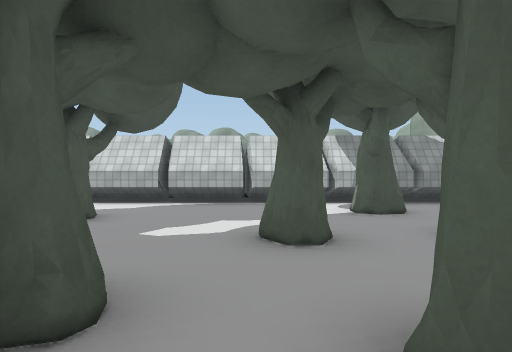
[1] (above)

21 first-person views from a walk through a Unity game level. The camera is 1.4 m above the floor, looks level and sees 75° across. The floor is counted in squares, 2 m on a side. Each view is taken from the middle of a square. On the plan, view 1 faces up. The plan holds only what a view shows up to about 10 squares ahead; the rest is blank. The place goes on beyond the plan. Some surface patterns are stand-ins.

[2]
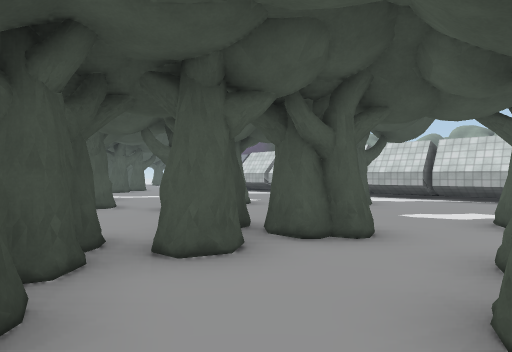

[3]
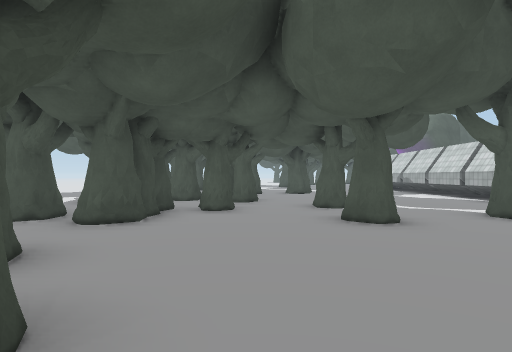

[4]
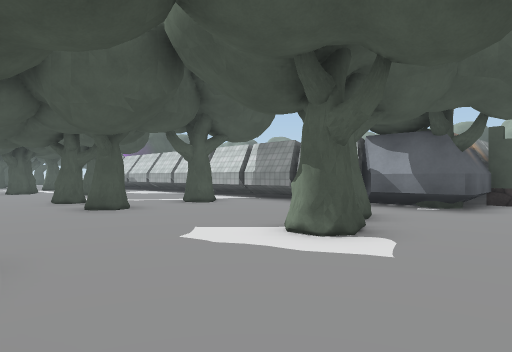

[5]
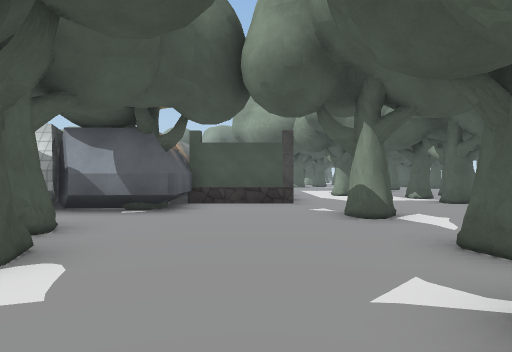

[6]
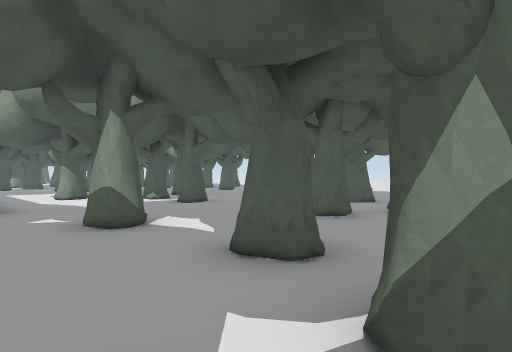

[7]
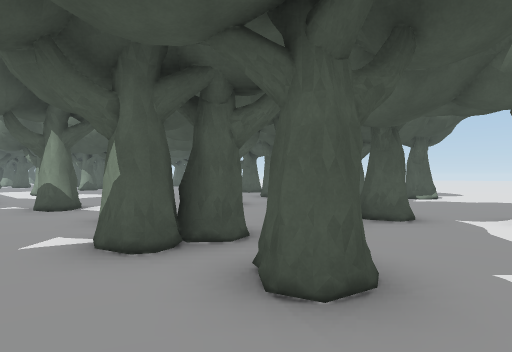

[8]
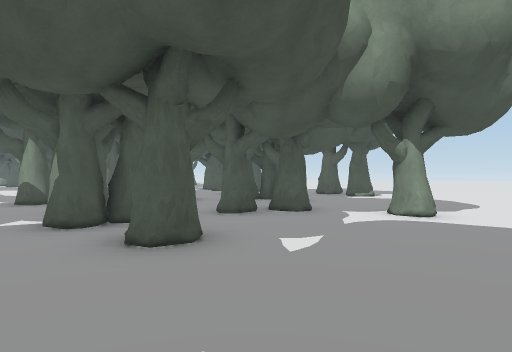

[9]
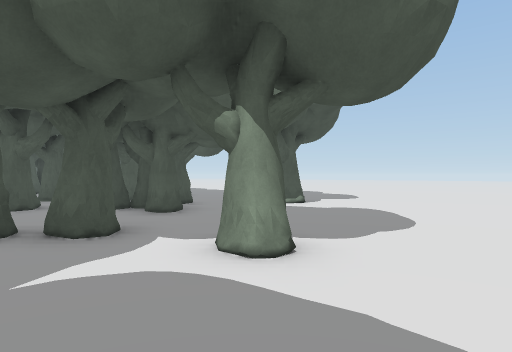

[10]
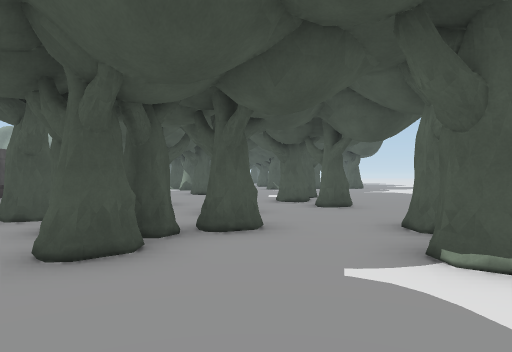

[11]
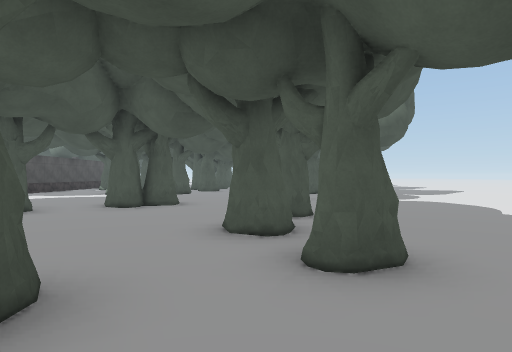

[12]
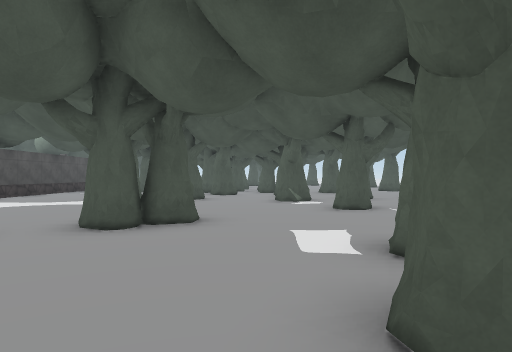

[13]
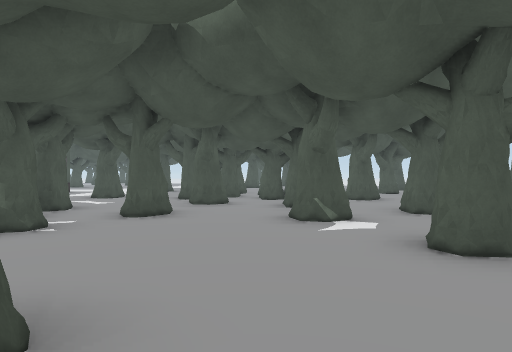

[14]
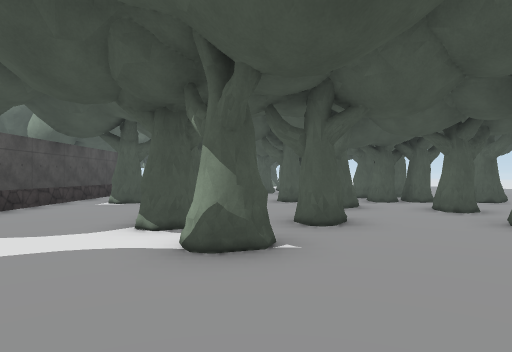

[15]
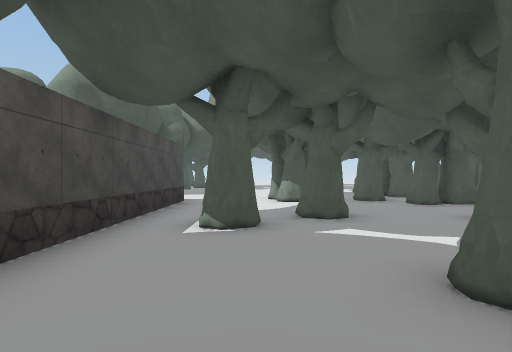

[16]
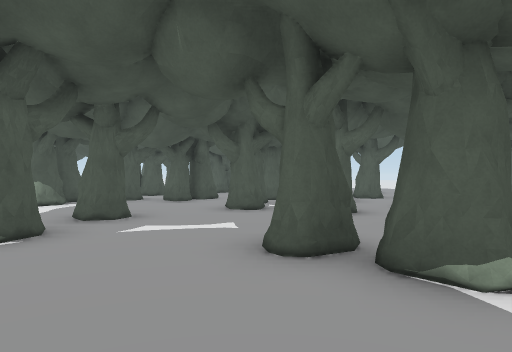

[17]
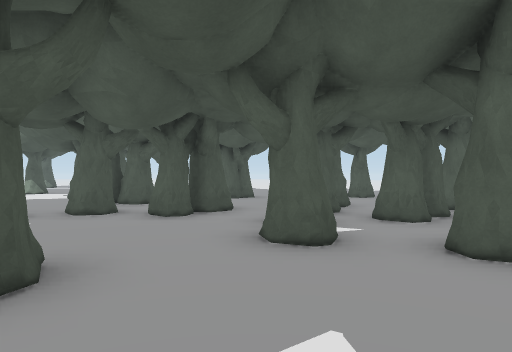

[18]
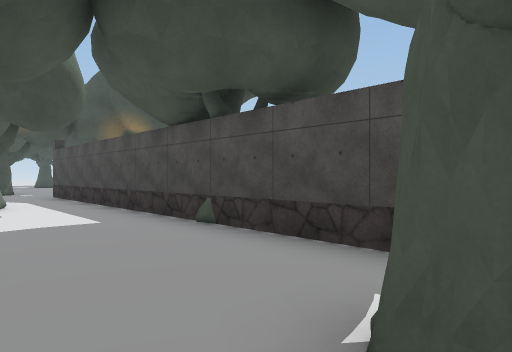

[19]
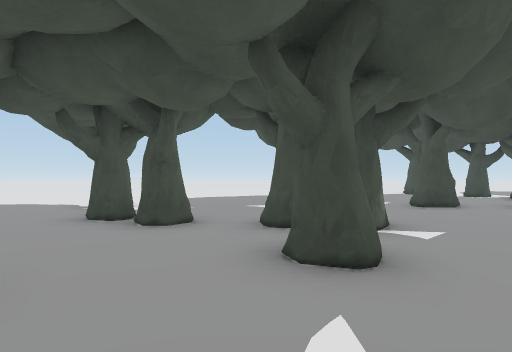

[20]
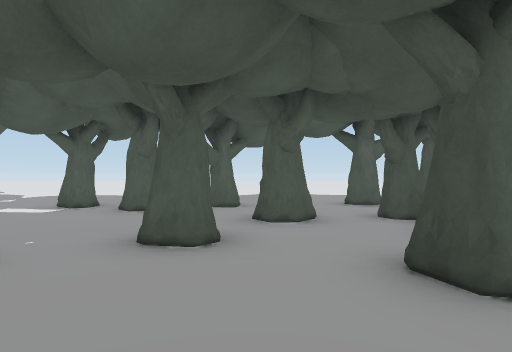

[21]
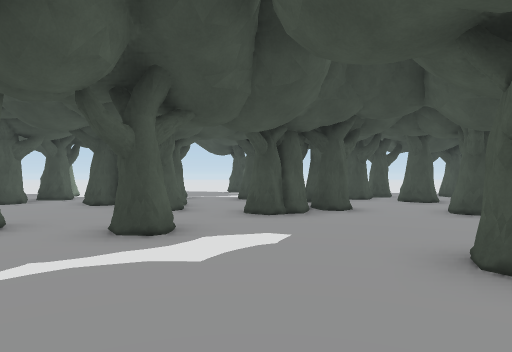

### Floor plan
Key: @ floor where view 1 was taken; # wall or solid block; x gap in a wall; . floor; / step, stairs or slope.
Columns run from 6 left of view 1 to 23 right of it. Each row starts with its distance up from view 1.
 32                       ..
 31                       ..
 30                       ..#
 29                       ..#
 28                    .##x#.
 27                  # .#..##.
 26                  #.....##.
 25                  #........##
 24                  #..#...#...
 23                  #x#...##x#x#.
 22                  #......x.....
 21                  #........#..
 20                  #...#.......
 19                  #...#.#......
 18                  #............
 17                  #....#......
 16                  #.........#.
 15                  #............
 14                  #.# ..##.....
 13                  #.. .........
 12                  #...x....#...
 11               ####...#....x...
 10               #...........#...
  9   #############........#...#..
  8   ..... ..........#......#....
  7    .....#............#...x...
  6    ..........#...........x...
  5 .. ..........#....#....###.#
  4 #........#.............##..#.
  3   ................#x##........
  2 .#../#............x..#........
  1 ....##.#.....#....#...........
  0 ....#.@###.....#......#.......
 -1 x#.##......x..................
 -2  .# ##..##.#..  ...........

Where each view was taken, in squares from view 1:
view 1: 0 up, 0 right, facing up
view 2: 2 down, 1 right, facing up-left
view 3: 2 up, 8 right, facing left
view 4: 1 up, 10 right, facing up-left
view 5: 2 up, 10 right, facing up
view 6: 3 up, 10 right, facing up-right
view 7: 0 up, 10 right, facing up-right
view 8: 2 down, 10 right, facing up-right
view 9: 2 down, 14 right, facing up-right
view 10: 1 up, 19 right, facing up
view 11: 6 up, 20 right, facing up
view 12: 9 up, 19 right, facing up
view 13: 13 up, 19 right, facing up
view 14: 14 up, 16 right, facing up
view 15: 18 up, 13 right, facing up
view 16: 18 up, 12 right, facing up-right
view 17: 21 up, 14 right, facing up-right
view 18: 23 up, 14 right, facing down-left
view 19: 8 up, 13 right, facing down
view 20: 8 up, 13 right, facing right
view 21: 8 up, 1 left, facing down
